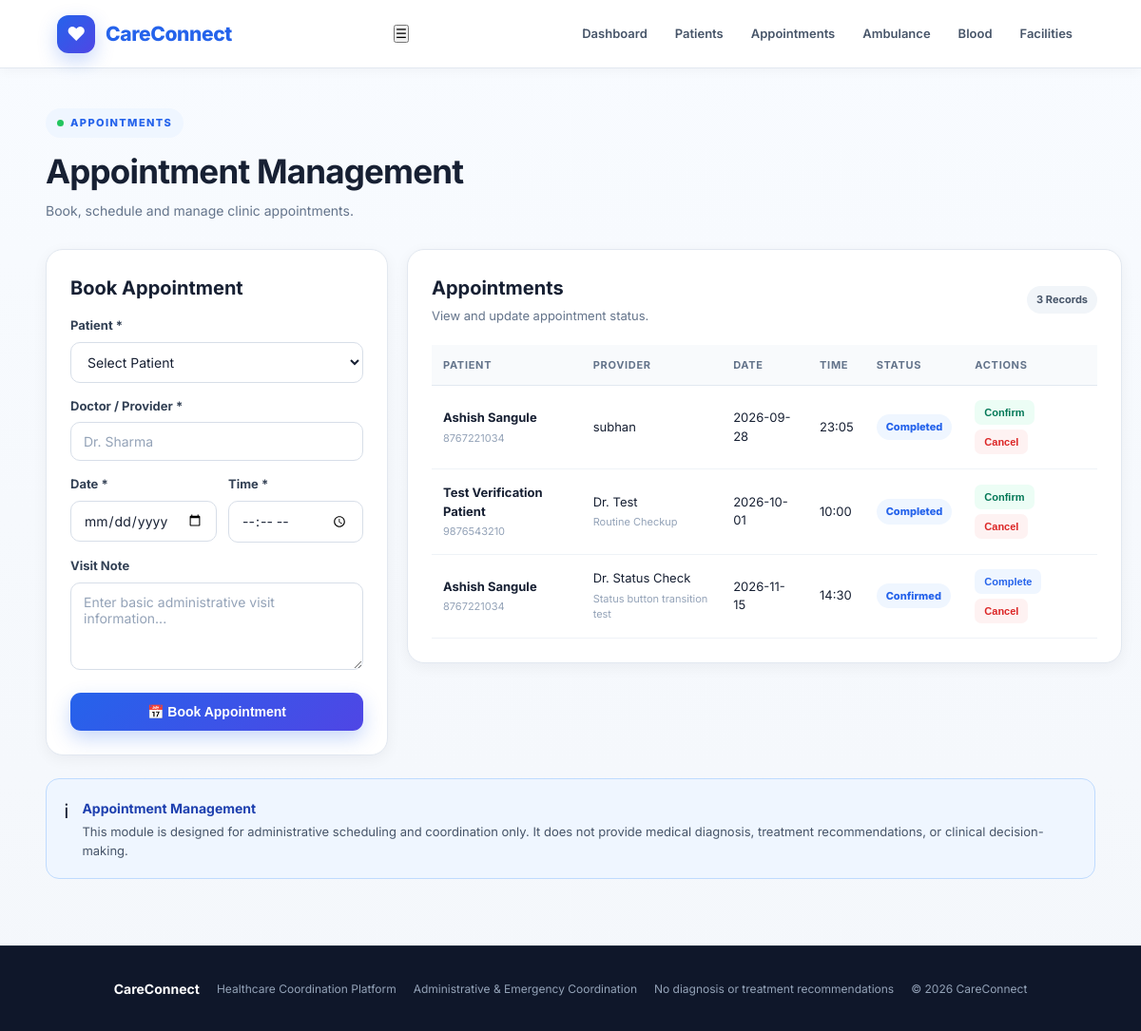
The app's page /appointments with its own data.
### tables this page shows
CREATE TABLE appointments (
            id INTEGER PRIMARY KEY AUTOINCREMENT,
            patient_id INTEGER NOT NULL,
            doctor TEXT NOT NULL,
            appointment_date TEXT NOT NULL,
            appointment_time TEXT NOT NULL,
            reason TEXT,
            status TEXT DEFAULT 'Pending',
            created_at TEXT DEFAULT CURRENT_TIMESTAMP,
            FOREIGN KEY(patient_id) REFERENCES patients(id)
        );

CREATE TABLE patients (
            id INTEGER PRIMARY KEY AUTOINCREMENT,
            name TEXT NOT NULL,
            phone TEXT NOT NULL,
            age INTEGER,
            gender TEXT,
            blood_group TEXT,
            location TEXT,
            created_at TEXT DEFAULT CURRENT_TIMESTAMP
        );

### app.py (the view)
@app.route("/appointments")
def appointments():
    conn = get_db()
    appointments = conn.execute("""
        SELECT
            appointments.*,
            patients.name AS patient_name,
            patients.phone AS patient_phone
        FROM appointments
        JOIN patients
        ON appointments.patient_id = patients.id
        ORDER BY appointment_date, appointment_time
    """).fetchall()
    patients = conn.execute("""
        SELECT *
        FROM patients
        ORDER BY name
    """).fetchall()
    conn.close()
    today = datetime.now().strftime("%Y-%m-%d")
    return render_template(
        "appointments.html",
        appointments=appointments,
        patients=patients,
        today=today
    )

### database.py (called while the page is built)
def get_db():
    conn = sqlite3.connect(DATABASE, check_same_thread=False)
    conn.row_factory = sqlite3.Row
    return conn

### templates/appointments.html (shortened to what this page needs)
{% extends "base.html" %}
{% block content %}
<div class="page-title">
    <div>
        <span class="eyebrow blue">
            APPOINTMENTS
        </span>
        <h1>Appointment Management</h1>
        <p>
            Book, schedule and manage clinic appointments.
        </p>
    </div>
</div>
<div class="two-col">
    <section class="panel form-panel">
        <h2>Book Appointment</h2>
        {% if patients %}
        <form
            method="POST"
            action="{{ url_for('add_appointment') }}"
        >
            <label for="patient_id">
                Patient *
            </label>
            <select
                id="patient_id"
                name="patient_id"
                required
            >
                <option value="">
                    Select Patient
                </option>
            </select>
            <label for="doctor">
                Doctor / Provider *
            </label>
            <input
                type="text"
                id="doctor"
                name="doctor"
                placeholder="Dr. Sharma"
                required
            >
            <div class="form-row">
                <div>
                    <label for="appointment_date">
                        Date *
                    </label>
                    <input
                        type="date"
                        id="appointment_date"
                        name="appointment_date"
                        min="{{ today }}"
                        required
                    >
                </div>
                <div>
                    <label for="appointment_time">
                        Time *
                    </label>
                    <input
                        type="time"
                        id="appointment_time"
                        name="appointment_time"
                        required
                    >
                </div>
            </div>
            <label for="reason">
                Visit Note
            </label>
            <textarea
                id="reason"
                name="reason"
                rows="4"
                placeholder="Enter basic administrative visit information..."
            ></textarea>
            <button
                type="submit"
                class="btn primary"
            >
                📅 Book Appointment
            </button>
        </form>
        {% endif %}
    </section>
    <section class="panel">
        <div class="panel-head">
            <div>
                <h2>Appointments</h2>
                <p class="panel-subtitle">
                    View and update appointment status.
                </p>
            </div>
            <span class="tag">
                {{ appointments|length }} Records
            </span>
        </div>
        <div class="table-wrap">
            <table>
                <thead>
                    <tr>
                        <th>
                            Patient
                        </th>
                        <th>
                            Provider
                        </th>
                        <th>
                            Date
                        </th>
                        <th>
                            Time
                        </th>
                        <th>
                            Status
                        </th>
                        <th>
                            Actions
                        </th>
                    </tr>
                </thead>
                <tbody>
                    {% for appointment in appointments %}
                    <tr>
                        <td>
                            <strong>
                                {{ appointment.patient_name }}
                            </strong>
                            <small>
                                {{ appointment.patient_phone }}
                            </small>
                        </td>
                        <td>
                            {{ appointment.doctor }}
                            {% if appointment.reason %}
                            <small>
                                {{ appointment.reason }}
                            </small>
                            {% endif %}
                        </td>
                        <td>
                            {{ appointment.appointment_date }}
                        </td>
                        <td>
                            {{ appointment.appointment_time }}
                        </td>
                        <td>
                            <span
                                class="status
                                {{ appointment.status|lower|replace(' ', '-') }}"
                            >
                                {{ appointment.status }}
                            </span>
                        </td>
                        <td>
                            <div class="action-group">
                                {% if appointment.status != "Confirmed" %}
                                <form
                                    method="POST"
                                    action="{{
                                        url_for(
                                            'update_appointment_status',
                                            appointment_id=appointment.id,
                                            status='Confirmed'
                                        )
                                    }}"
                                >
                                    <button
                                        type="submit"
                                        class="mini success"
                                    >
                                        Confirm
                                    </button>
                                </form>
                                {% endif %}
                                {% if appointment.status != "Completed" %}
                                <form
                                    method="POST"
                                    action="{{
                                        url_for(
                                            'update_appointment_status',
                                            appointment_id=appointment.id,
                                            status='Completed'
                                        )
                                    }}"
                                >
                                    <button
                                        type="submit"
                                        class="mini"
                                    >
                                        Complete
                                    </button>
                                </form>
                                {% endif %}
                                {% if appointment.status != "Cancelled" %}
                                <form
                                    method="POST"
                                    action="{{
                                        url_for(
                                            'update_appointment_status',
                                            appointment_id=appointment.id,
                                            status='Cancelled'
                                        )
                                    }}"
                                >
                                    <button
                                        type="submit"
                                        class="mini danger"
                                    >
                                        Cancel
                                    </button>
                                </form>
                                {% endif %}
                            </div>
                        </td>
                    </tr>
                    {% endfor %}
                </tbody>
            </table>
        </div>
    </section>
</div>
<section class="notice">
    <div class="notice-icon">
        ℹ
    </div>
    <div>
        <strong>
            Appointment Management
        </strong>
        <p>
            This module is designed for administrative
            scheduling and coordination only. It does not
            provide medical diagnosis, treatment recommendations,
            or clinical decision-making.
        </p>
    </div>
</section>
{% endblock %}

### static/css/style.css (style rules this page uses)
* { margin: 0; padding: 0; box-sizing: border-box; }
:root { --primary: #2563eb; --primary-dark: #1d4ed8; --primary-light: #eff6ff; --success: #16a34a; --success-light: #ecfdf5; --danger: #dc2626; --danger-light: #fef2f2; --warning: #f59e0b; --warning-light: #fffbeb; --text: #172033; --muted: #64748b; --border: #e2e8f0; --bg: #f5f8fc; --white: #ffffff; --shadow-sm: 0 4px 15px rgba(15, 23, 42, 0.05); --shadow: 0 12px 35px rgba(15, 23, 42, 0.08); }
body { font-family: Inter, -apple-system, BlinkMacSystemFont, "Segoe UI", Arial, sans-serif; background: linear-gradient( 180deg, #f8fbff 0%, #f4f7fb 100% ); color: var(--text); min-height: 100vh; line-height: 1.5; }
.eyebrow { display: inline-flex; align-items: center; gap: 7px; padding: 7px 12px; border-radius: 30px; background: var(--primary-light); color: var(--primary); font-size: 11px; font-weight: 800; letter-spacing: 1.4px; }
.eyebrow::before { content: ""; width: 7px; height: 7px; border-radius: 50%; background: #22c55e; }
.eyebrow.blue { background: var(--primary-light); color: var(--primary); }
.btn { display: inline-flex; align-items: center; justify-content: center; gap: 8px; border: none; border-radius: 11px; padding: 12px 19px; font-size: 14px; font-weight: 700; cursor: pointer; transition: transform 0.2s, box-shadow 0.2s, background 0.2s; }
.btn.primary { background: linear-gradient( 135deg, #2563eb, #4f46e5 ); color: white; box-shadow: 0 8px 20px rgba(37, 99, 235, 0.25); }
.page-title { margin-bottom: 30px; }
.page-title h1 { font-size: 35px; letter-spacing: -0.8px; margin: 9px 0 5px; }
.page-title p { color: var(--muted); font-size: 14px; }
.two-col { display: grid; grid-template-columns: 360px 1fr; gap: 20px; align-items: start; }
.form-panel { position: sticky; top: 95px; }
.panel { background: white; border: 1px solid var(--border); border-radius: 18px; padding: 25px; box-shadow: var(--shadow-sm); }
.panel h2 { font-size: 20px; margin-bottom: 5px; }
.panel-subtitle { color: var(--muted); font-size: 13px; }
.panel-head { display: flex; justify-content: space-between; align-items: center; gap: 15px; margin-bottom: 20px; }
label { display: block; color: #334155; font-size: 13px; font-weight: 700; margin: 15px 0 7px; }
input, select, textarea { width: 100%; border: 1px solid #d7dee8; border-radius: 10px; background: #fff; padding: 11px 13px; font-family: inherit; font-size: 14px; color: var(--text); outline: none; transition: border 0.2s, box-shadow 0.2s; }
input::placeholder, textarea::placeholder { color: #94a3b8; }
textarea { resize: vertical; }
.form-row { display: grid; grid-template-columns: 1fr 1fr; gap: 12px; }
.form-panel .btn { width: 100%; margin-top: 18px; }
.table-wrap { width: 100%; overflow-x: auto; }
table { width: 100%; border-collapse: collapse; min-width: 700px; }
thead th { background: #f8fafc; color: #64748b; text-align: left; padding: 13px 12px; font-size: 11px; text-transform: uppercase; letter-spacing: 0.7px; border-bottom: 1px solid var(--border); }
tbody td { padding: 15px 12px; font-size: 13px; border-bottom: 1px solid #eef2f7; vertical-align: middle; }
tbody tr { transition: background 0.2s; }
td strong { display: block; }
td small { display: block; color: #94a3b8; margin-top: 3px; font-size: 11px; }
.status { display: inline-flex; align-items: center; padding: 5px 10px; border-radius: 30px; background: #eff6ff; color: #2563eb; font-size: 11px; font-weight: 800; }
.action-group { display: flex; flex-wrap: wrap; gap: 5px; }
.action-group form { display: inline-block; }
.mini { border: none; border-radius: 7px; padding: 7px 10px; background: #eff6ff; color: #2563eb; font-size: 11px; font-weight: 700; cursor: pointer; transition: transform 0.15s; }
.mini.success { color: #047857; background: #ecfdf5; }
.mini.danger { color: #dc2626; background: #fef2f2; }
.tag { display: inline-flex; align-items: center; padding: 6px 10px; border-radius: 30px; background: #f1f5f9; color: #475569; font-size: 11px; font-weight: 700; }
.notice { display: flex; gap: 14px; margin-top: 24px; padding: 18px; border: 1px solid #bfdbfe; border-radius: 14px; background: #eff6ff; }
.notice-icon { font-size: 21px; }
.notice strong { color: #1e40af; font-size: 14px; }
.notice p { color: #475569; font-size: 13px; line-height: 1.6; margin-top: 3px; }

### records on screen
appointments: patient_name "Ashish Sangule", patient_phone "8767221034", doctor "subhan", appointment_date "2026-09-28", appointment_time "23:05", status "Completed"
appointments: patient_name "Test Verification Patient", patient_phone "9876543210", doctor "Dr. Test", reason "Routine Checkup", appointment_date "2026-10-01", appointment_time "10:00", status "Completed"
appointments: patient_name "Ashish Sangule", patient_phone "8767221034", doctor "Dr. Status Check", reason "Status button transition test", appointment_date "2026-11-15", appointment_time "14:30", status "Confirmed"

### other values on screen
{{ appointments|length }} "3"
